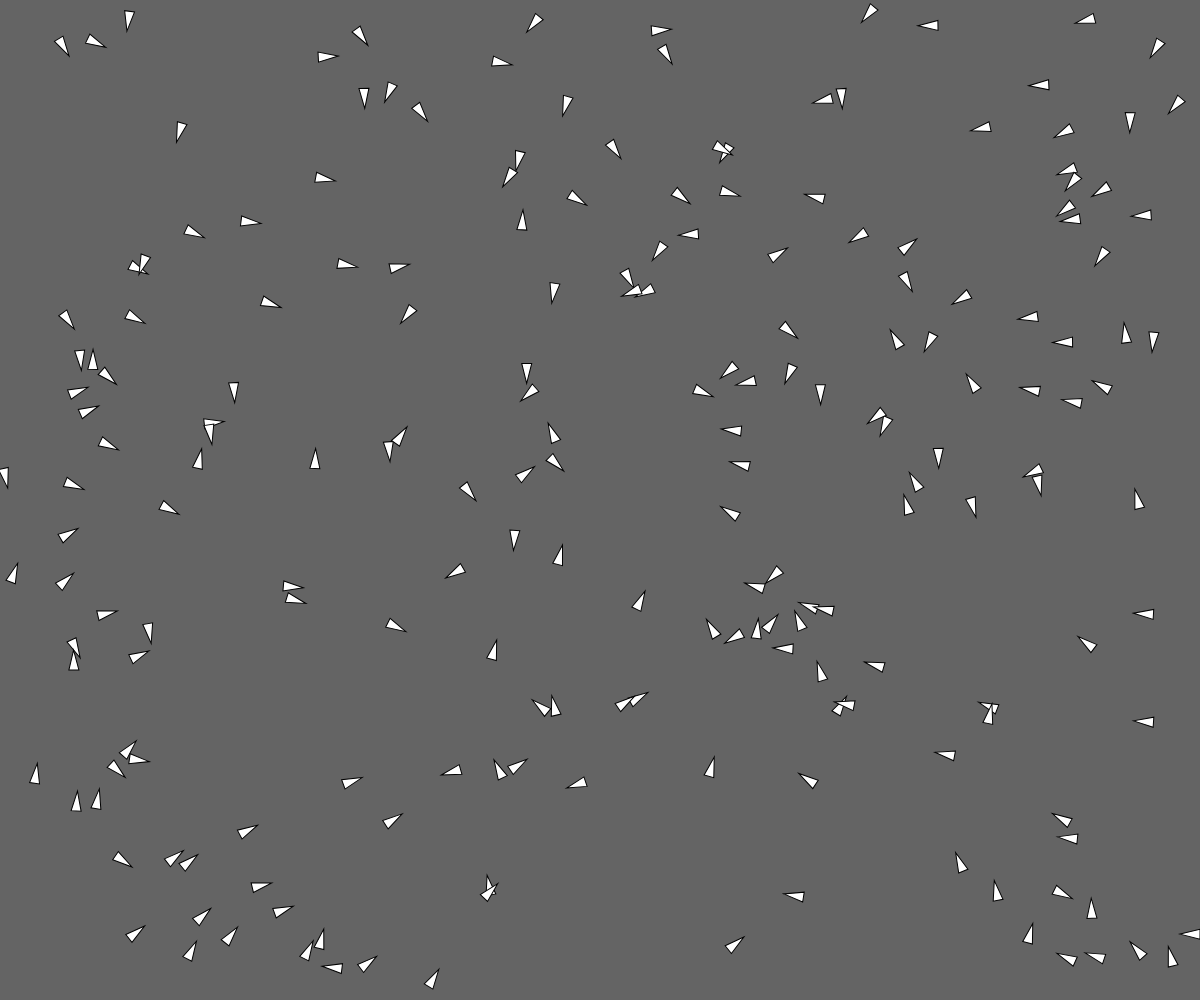
Frame 1 (no input)
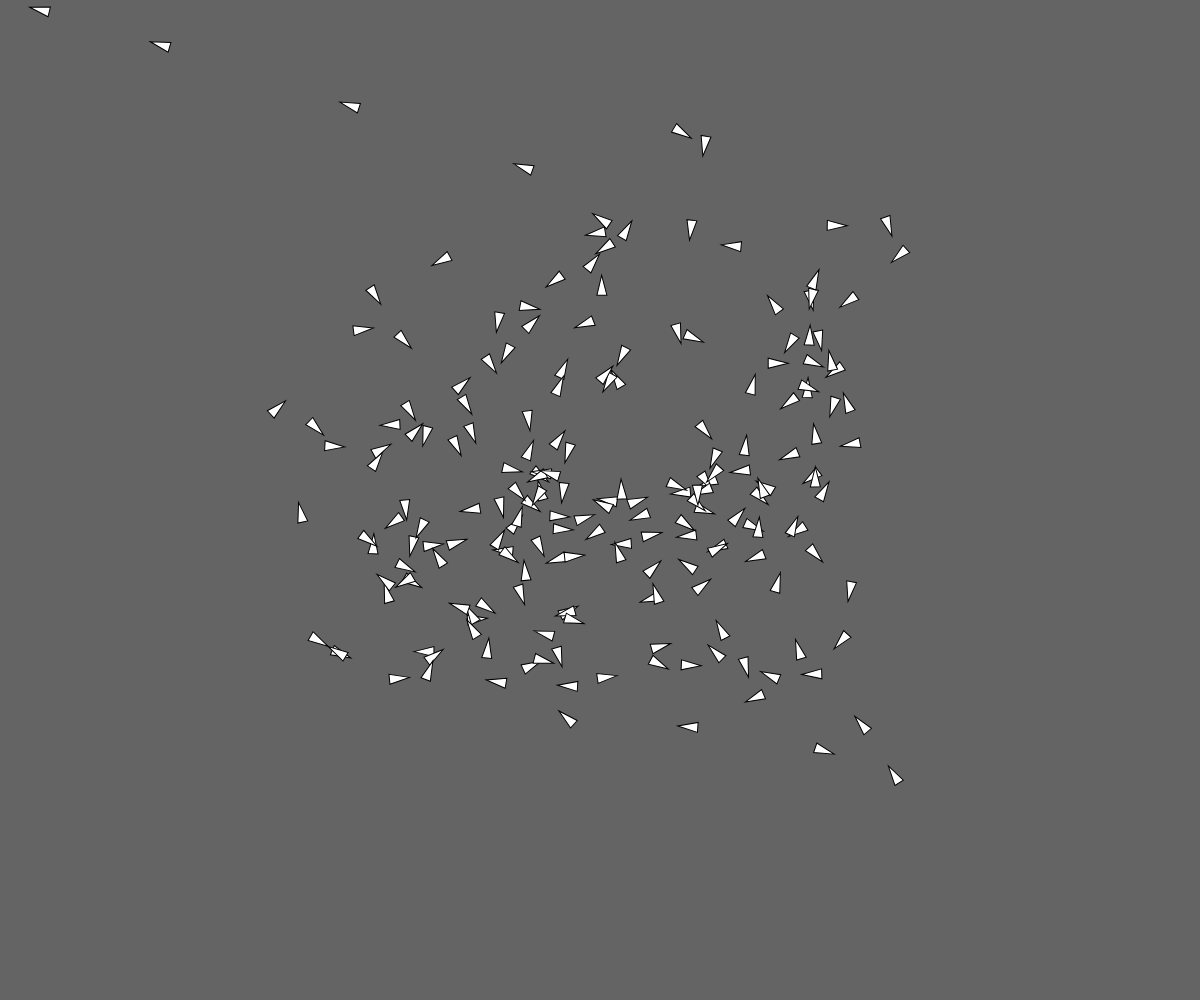
Frame 60 (no input)
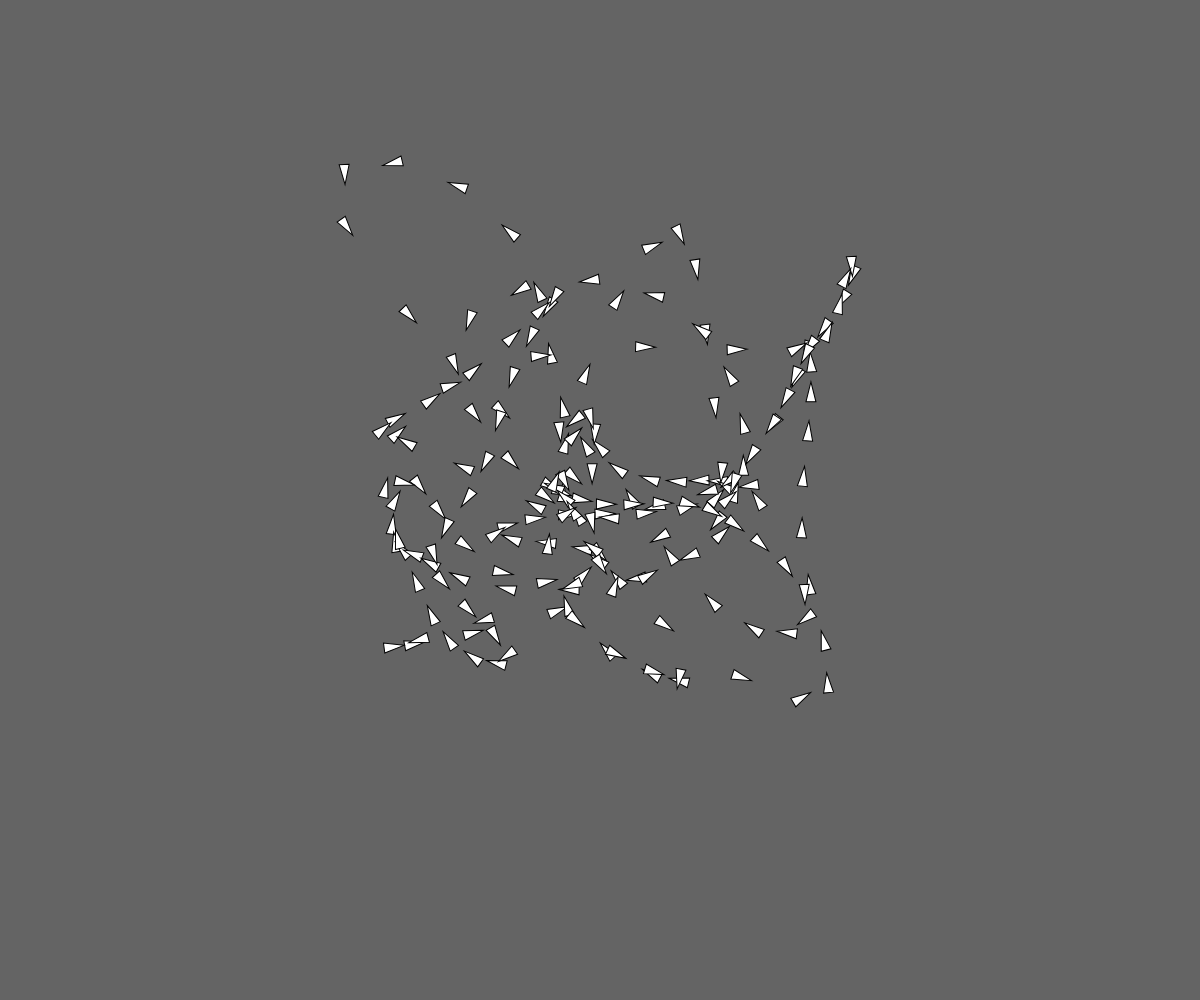
Frame 120 (the mouse pressed at the canvas centre since frame 60)

The p5.js sketch that drew these frames (run headless with seeded random() and noise() and a simulated clock; from frame 60 on, the mouse is pressed at the canvas centre):

// p5.js sketch
// ── sketch.js
let birds = [];

function setup() {
  createCanvas(windowWidth, windowHeight);
  
  for(let i = 0; i < 200; i++) {
    birds.push(new Bird(random(width), random(height)));
  }
}

function draw() {
  background(100);

  const mousePos = createVector(mouseX, mouseY);

  for(let i = 0; i < birds.length-1; i++) {
    const birb = birds[i];
    if(i == 0) {
      birb.chase(mousePos);
    } else {
      birb.chase(birds[i-1].pos)
    }
    birb.draw();
  }
  

}

class Bird {
  constructor(x, y) {
    this.pos = createVector(x, y);
    this.speed = 0.05;
    this.angle = 0;
  }

  chase(chasePos) {
    this.pos = p5.Vector.lerp(this.pos, chasePos, this.speed);
    this.angle = atan2(chasePos.y - this.pos.y, chasePos.x - this.pos.x);
  }

  draw() {

    push()
    translate(this.pos.x, this.pos.y);
    rotate(this.angle + PI / 2);
    triangle(0, -10, -5, 10, 5, 10)
    pop()
  }
}
